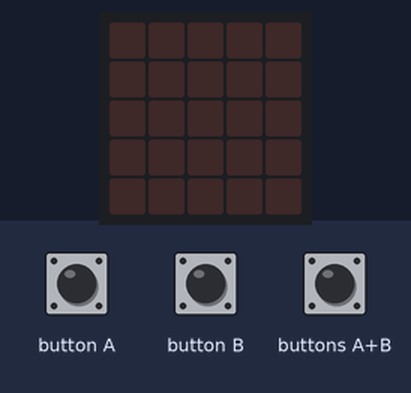
Recording of a program running on a simulated BBC micro:bit (MakeCode). Parts: the board's 5×5 LED display. The inputs (shaded band) are chosen by the test bench.

Above: at 1.2 s.
1.3 s: button A pressed for 0.15 s
At 2.4 s:
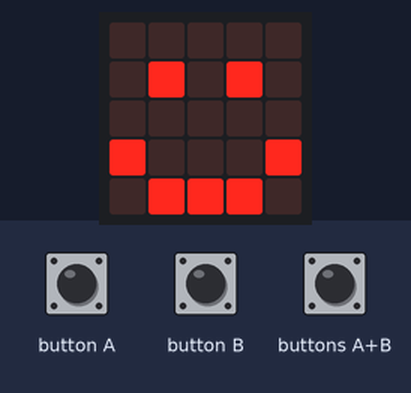
2.9 s: button B pressed for 0.15 s
At 3.6 s:
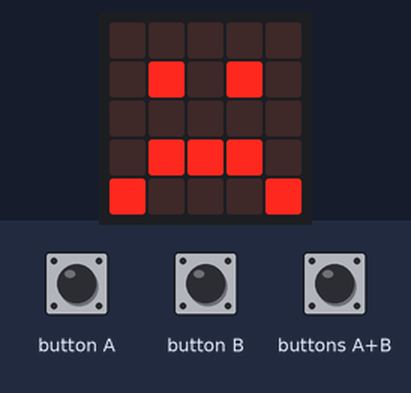
4.5 s: buttons A+B pressed for 0.15 s
At 6.0 s:
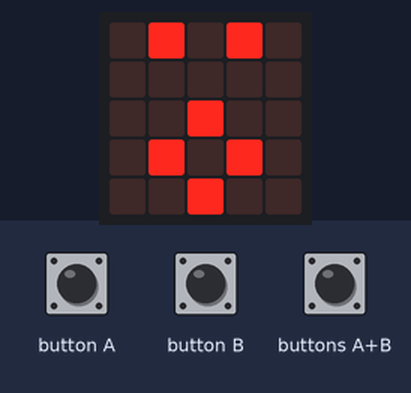
Timing chart, 0 to 7.5 s (numbered marks = the images above; inputs shaded):
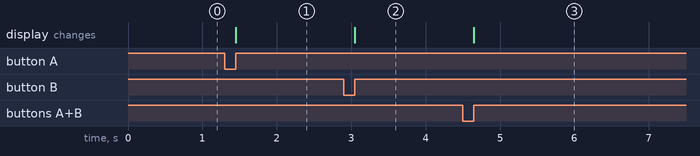

The program:

main.ts
```typescript
input.onButtonPressed(Button.A, function () {
    basic.showIcon(IconNames.Happy)
})
input.onButtonPressed(Button.AB, function () {
    basic.showIcon(IconNames.Surprised)
})
input.onButtonPressed(Button.B, function () {
    basic.showIcon(IconNames.Sad)
})
```

test.ts
```typescript
// aquí va el archivo "tests"; esto no se compilará cuando este paquete se utilice como una extensión.
```

Measured:
- after the input at 1.3 s, the display: changes after 0.15 s (image 1)
- after the input at 2.9 s, the display: changes after 0.15 s (image 2)
- after the input at 4.5 s, the display: changes after 0.15 s (image 3)
